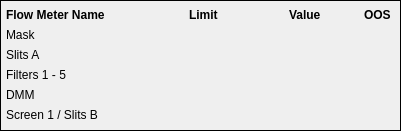
       <widget class="QFrame" name="frame_6">
        <property name="geometry">
         <rect>
          <x>480</x>
          <y>670</y>
          <width>401</width>
          <height>131</height>
         </rect>
        </property>
        <property name="frameShape">
         <enum>QFrame::Box</enum>
        </property>
        <property name="frameShadow">
         <enum>QFrame::Plain</enum>
        </property>
        <widget class="QELabel" name="qelabel_239">
         <property name="geometry">
          <rect>
           <x>168</x>
           <y>26</y>
           <width>91</width>
           <height>17</height>
          </rect>
         </property>
         <property name="alignment">
          <set>Qt::AlignRight|Qt::AlignTrailing|Qt::AlignVCenter</set>
         </property>
         <property name="variable" stdset="0">
          <string>MCTMSK01FLM01:FLOW_MONITOR_LOLO</string>
         </property>
         <property name="displayAlarmStateOption" stdset="0">
          <enum>QELabel::WhenInvalid</enum>
         </property>
        </widget>
        <widget class="QELabel" name="qelabel_222">
         <property name="geometry">
          <rect>
           <x>168</x>
           <y>106</y>
           <width>91</width>
           <height>17</height>
          </rect>
         </property>
         <property name="alignment">
          <set>Qt::AlignRight|Qt::AlignTrailing|Qt::AlignVCenter</set>
         </property>
         <property name="variable" stdset="0">
          <string>MCTPDS01FLM02:FLOW_MONITOR_LOLO</string>
         </property>
         <property name="displayAlarmStateOption" stdset="0">
          <enum>QELabel::WhenInvalid</enum>
         </property>
        </widget>
        <widget class="QLabel" name="label_115">
         <property name="geometry">
          <rect>
           <x>189</x>
           <y>6</y>
           <width>61</width>
           <height>17</height>
          </rect>
         </property>
         <property name="font">
          <font>
           <weight>75</weight>
           <bold>true</bold>
          </font>
         </property>
         <property name="text">
          <string>Limit</string>
         </property>
        </widget>
        <widget class="QLabel" name="label_121">
         <property name="geometry">
          <rect>
           <x>6</x>
           <y>106</y>
           <width>151</width>
           <height>17</height>
          </rect>
         </property>
         <property name="text">
          <string>Screen 1 / Slits B</string>
         </property>
        </widget>
        <widget class="QESimpleShape" name="qesimpleshape_51">
         <property name="geometry">
          <rect>
           <x>371</x>
           <y>67</y>
           <width>16</width>
           <height>16</height>
          </rect>
         </property>
         <property name="shape">
          <enum>QSimpleShape::cross</enum>
         </property>
         <property name="edgeColour">
          <color alpha="0">
           <red>0</red>
           <green>0</green>
           <blue>0</blue>
          </color>
         </property>
         <property name="colour0" stdset="0">
          <color alpha="0">
           <red>200</red>
           <green>200</green>
           <blue>200</blue>
          </color>
         </property>
         <property name="colour1" stdset="0">
          <color>
           <red>0</red>
           <green>0</green>
           <blue>0</blue>
          </color>
         </property>
         <property name="flash1" stdset="0">
          <bool>false</bool>
         </property>
         <property name="variable" stdset="0">
          <string>MCTPDS01FLM01:EPS_OOS_STATUS</string>
         </property>
         <property name="edgeAlarmStateOption" stdset="0">
          <enum>QESimpleShape::Never</enum>
         </property>
         <property name="displayAlarmStateOption" stdset="0">
          <enum>QESimpleShape::Never</enum>
         </property>
         <property name="oosAware">
          <bool>true</bool>
         </property>
        </widget>
        <widget class="QLabel" name="label_117">
         <property name="geometry">
          <rect>
           <x>289</x>
           <y>6</y>
           <width>61</width>
           <height>17</height>
          </rect>
         </property>
         <property name="font">
          <font>
           <weight>75</weight>
           <bold>true</bold>
          </font>
         </property>
         <property name="text">
          <string>Value</string>
         </property>
        </widget>
        <widget class="QESimpleShape" name="qesimpleshape_52">
         <property name="geometry">
          <rect>
           <x>371</x>
           <y>107</y>
           <width>16</width>
           <height>16</height>
          </rect>
         </property>
         <property name="shape">
          <enum>QSimpleShape::cross</enum>
         </property>
         <property name="edgeColour">
          <color alpha="0">
           <red>0</red>
           <green>0</green>
           <blue>0</blue>
          </color>
         </property>
         <property name="colour0" stdset="0">
          <color alpha="0">
           <red>200</red>
           <green>200</green>
           <blue>200</blue>
          </color>
         </property>
         <property name="colour1" stdset="0">
          <color>
           <red>0</red>
           <green>0</green>
           <blue>0</blue>
          </color>
         </property>
         <property name="flash1" stdset="0">
          <bool>false</bool>
         </property>
         <property name="variable" stdset="0">
          <string>MCTPDS01FLM02:EPS_OOS_STATUS</string>
         </property>
         <property name="edgeAlarmStateOption" stdset="0">
          <enum>QESimpleShape::Never</enum>
         </property>
         <property name="displayAlarmStateOption" stdset="0">
          <enum>QESimpleShape::Never</enum>
         </property>
         <property name="oosAware">
          <bool>true</bool>
         </property>
        </widget>
        <widget class="QLabel" name="label_114">
         <property name="geometry">
          <rect>
           <x>6</x>
           <y>46</y>
           <width>151</width>
           <height>17</height>
          </rect>
         </property>
         <property name="text">
          <string>Slits A</string>
         </property>
        </widget>
        <widget class="QLabel" name="label_130">
         <property name="geometry">
          <rect>
           <x>6</x>
           <y>26</y>
           <width>151</width>
           <height>17</height>
          </rect>
         </property>
         <property name="text">
          <string>Mask</string>
         </property>
        </widget>
        <widget class="QELabel" name="qelabel_238">
         <property name="geometry">
          <rect>
           <x>268</x>
           <y>26</y>
           <width>86</width>
           <height>17</height>
          </rect>
         </property>
         <property name="alignment">
          <set>Qt::AlignRight|Qt::AlignTrailing|Qt::AlignVCenter</set>
         </property>
         <property name="variable" stdset="0">
          <string>MCTMSK01FLM01:FLOW_MONITOR</string>
         </property>
        </widget>
        <widget class="QESimpleShape" name="qesimpleshape_50">
         <property name="geometry">
          <rect>
           <x>371</x>
           <y>47</y>
           <width>16</width>
           <height>16</height>
          </rect>
         </property>
         <property name="shape">
          <enum>QSimpleShape::cross</enum>
         </property>
         <property name="edgeColour">
          <color alpha="0">
           <red>0</red>
           <green>0</green>
           <blue>0</blue>
          </color>
         </property>
         <property name="colour0" stdset="0">
          <color alpha="0">
           <red>200</red>
           <green>200</green>
           <blue>200</blue>
          </color>
         </property>
         <property name="colour1" stdset="0">
          <color>
           <red>0</red>
           <green>0</green>
           <blue>0</blue>
          </color>
         </property>
         <property name="flash1" stdset="0">
          <bool>false</bool>
         </property>
         <property name="variable" stdset="0">
          <string>MCTSLT01FLM01:EPS_OOS_STATUS</string>
         </property>
         <property name="edgeAlarmStateOption" stdset="0">
          <enum>QESimpleShape::Never</enum>
         </property>
         <property name="displayAlarmStateOption" stdset="0">
          <enum>QESimpleShape::Never</enum>
         </property>
         <property name="oosAware">
          <bool>true</bool>
         </property>
        </widget>
        <widget class="QELabel" name="qelabel_216">
         <property name="geometry">
          <rect>
           <x>268</x>
           <y>66</y>
           <width>86</width>
           <height>17</height>
          </rect>
         </property>
         <property name="alignment">
          <set>Qt::AlignRight|Qt::AlignTrailing|Qt::AlignVCenter</set>
         </property>
         <property name="variable" stdset="0">
          <string>MCTPDS01FLM01:FLOW_MONITOR</string>
         </property>
        </widget>
        <widget class="QESimpleShape" name="qesimpleshape_53">
         <property name="geometry">
          <rect>
           <x>371</x>
           <y>27</y>
           <width>16</width>
           <height>16</height>
          </rect>
         </property>
         <property name="shape">
          <enum>QSimpleShape::cross</enum>
         </property>
         <property name="edgeColour">
          <color alpha="0">
           <red>0</red>
           <green>0</green>
           <blue>0</blue>
          </color>
         </property>
         <property name="colour0" stdset="0">
          <color alpha="0">
           <red>200</red>
           <green>200</green>
           <blue>200</blue>
          </color>
         </property>
         <property name="colour1" stdset="0">
          <color>
           <red>0</red>
           <green>0</green>
           <blue>0</blue>
          </color>
         </property>
         <property name="flash1" stdset="0">
          <bool>false</bool>
         </property>
         <property name="variable" stdset="0">
          <string>MCTMSK01FLM01:EPS_OOS_STATUS</string>
         </property>
         <property name="edgeAlarmStateOption" stdset="0">
          <enum>QESimpleShape::Never</enum>
         </property>
         <property name="displayAlarmStateOption" stdset="0">
          <enum>QESimpleShape::Never</enum>
         </property>
         <property name="oosAware">
          <bool>true</bool>
         </property>
        </widget>
        <widget class="QELabel" name="qelabel_220">
         <property name="geometry">
          <rect>
           <x>168</x>
           <y>86</y>
           <width>91</width>
           <height>17</height>
          </rect>
         </property>
         <property name="alignment">
          <set>Qt::AlignRight|Qt::AlignTrailing|Qt::AlignVCenter</set>
         </property>
         <property name="variable" stdset="0">
          <string>MCTMONO01FLM01:FLOW_MONITOR_LOLO</string>
         </property>
         <property name="displayAlarmStateOption" stdset="0">
          <enum>QELabel::WhenInvalid</enum>
         </property>
        </widget>
        <widget class="QLabel" name="label_118">
         <property name="geometry">
          <rect>
           <x>6</x>
           <y>6</y>
           <width>151</width>
           <height>17</height>
          </rect>
         </property>
         <property name="font">
          <font>
           <weight>75</weight>
           <bold>true</bold>
          </font>
         </property>
         <property name="text">
          <string>Flow Meter Name</string>
         </property>
        </widget>
        <widget class="QLabel" name="label_119">
         <property name="geometry">
          <rect>
           <x>6</x>
           <y>66</y>
           <width>151</width>
           <height>17</height>
          </rect>
         </property>
         <property name="text">
          <string>Filters 1 - 5</string>
         </property>
        </widget>
        <widget class="QELabel" name="qelabel_223">
         <property name="geometry">
          <rect>
           <x>268</x>
           <y>106</y>
           <width>86</width>
           <height>17</height>
          </rect>
         </property>
         <property name="alignment">
          <set>Qt::AlignRight|Qt::AlignTrailing|Qt::AlignVCenter</set>
         </property>
         <property name="variable" stdset="0">
          <string>MCTPDS01FLM02:FLOW_MONITOR</string>
         </property>
        </widget>
        <widget class="QLabel" name="label_120">
         <property name="geometry">
          <rect>
           <x>6</x>
           <y>86</y>
           <width>151</width>
           <height>17</height>
          </rect>
         </property>
         <property name="text">
          <string>DMM</string>
         </property>
        </widget>
        <widget class="QESimpleShape" name="qesimpleshape_54">
         <property name="geometry">
          <rect>
           <x>371</x>
           <y>87</y>
           <width>16</width>
           <height>16</height>
          </rect>
         </property>
         <property name="shape">
          <enum>QSimpleShape::cross</enum>
         </property>
         <property name="edgeColour">
          <color alpha="0">
           <red>0</red>
           <green>0</green>
           <blue>0</blue>
          </color>
         </property>
         <property name="colour0" stdset="0">
          <color alpha="0">
           <red>200</red>
           <green>200</green>
           <blue>200</blue>
          </color>
         </property>
         <property name="colour1" stdset="0">
          <color>
           <red>0</red>
           <green>0</green>
           <blue>0</blue>
          </color>
         </property>
         <property name="flash1" stdset="0">
          <bool>false</bool>
         </property>
         <property name="variable" stdset="0">
          <string>MCTMONO01FLM01:EPS_OOS_STATUS</string>
         </property>
         <property name="edgeAlarmStateOption" stdset="0">
          <enum>QESimpleShape::Never</enum>
         </property>
         <property name="displayAlarmStateOption" stdset="0">
          <enum>QESimpleShape::Never</enum>
         </property>
         <property name="oosAware">
          <bool>true</bool>
         </property>
        </widget>
        <widget class="QLabel" name="label_116">
         <property name="geometry">
          <rect>
           <x>364</x>
           <y>6</y>
           <width>36</width>
           <height>17</height>
          </rect>
         </property>
         <property name="font">
          <font>
           <weight>75</weight>
           <bold>true</bold>
          </font>
         </property>
         <property name="text">
          <string>OOS</string>
         </property>
        </widget>
        <widget class="QELabel" name="qelabel_217">
         <property name="geometry">
          <rect>
           <x>168</x>
           <y>66</y>
           <width>91</width>
           <height>17</height>
          </rect>
         </property>
         <property name="alignment">
          <set>Qt::AlignRight|Qt::AlignTrailing|Qt::AlignVCenter</set>
         </property>
         <property name="variable" stdset="0">
          <string>MCTPDS01FLM01:FLOW_MONITOR_LOLO</string>
         </property>
         <property name="displayAlarmStateOption" stdset="0">
          <enum>QELabel::WhenInvalid</enum>
         </property>
        </widget>
        <widget class="QELabel" name="qelabel_213">
         <property name="geometry">
          <rect>
           <x>268</x>
           <y>46</y>
           <width>86</width>
           <height>17</height>
          </rect>
         </property>
         <property name="alignment">
          <set>Qt::AlignRight|Qt::AlignTrailing|Qt::AlignVCenter</set>
         </property>
         <property name="variable" stdset="0">
          <string>MCTSLT01FLM01:FLOW_MONITOR</string>
         </property>
        </widget>
        <widget class="QELabel" name="qelabel_215">
         <property name="geometry">
          <rect>
           <x>168</x>
           <y>46</y>
           <width>91</width>
           <height>17</height>
          </rect>
         </property>
         <property name="alignment">
          <set>Qt::AlignRight|Qt::AlignTrailing|Qt::AlignVCenter</set>
         </property>
         <property name="variable" stdset="0">
          <string>MCTSLT01FLM01:FLOW_MONITOR_LOLO</string>
         </property>
         <property name="displayAlarmStateOption" stdset="0">
          <enum>QELabel::WhenInvalid</enum>
         </property>
        </widget>
        <widget class="QELabel" name="qelabel_219">
         <property name="geometry">
          <rect>
           <x>268</x>
           <y>86</y>
           <width>86</width>
           <height>17</height>
          </rect>
         </property>
         <property name="alignment">
          <set>Qt::AlignRight|Qt::AlignTrailing|Qt::AlignVCenter</set>
         </property>
         <property name="variable" stdset="0">
          <string>MCTMONO01FLM01:FLOW_MONITOR</string>
         </property>
        </widget>
       </widget>
